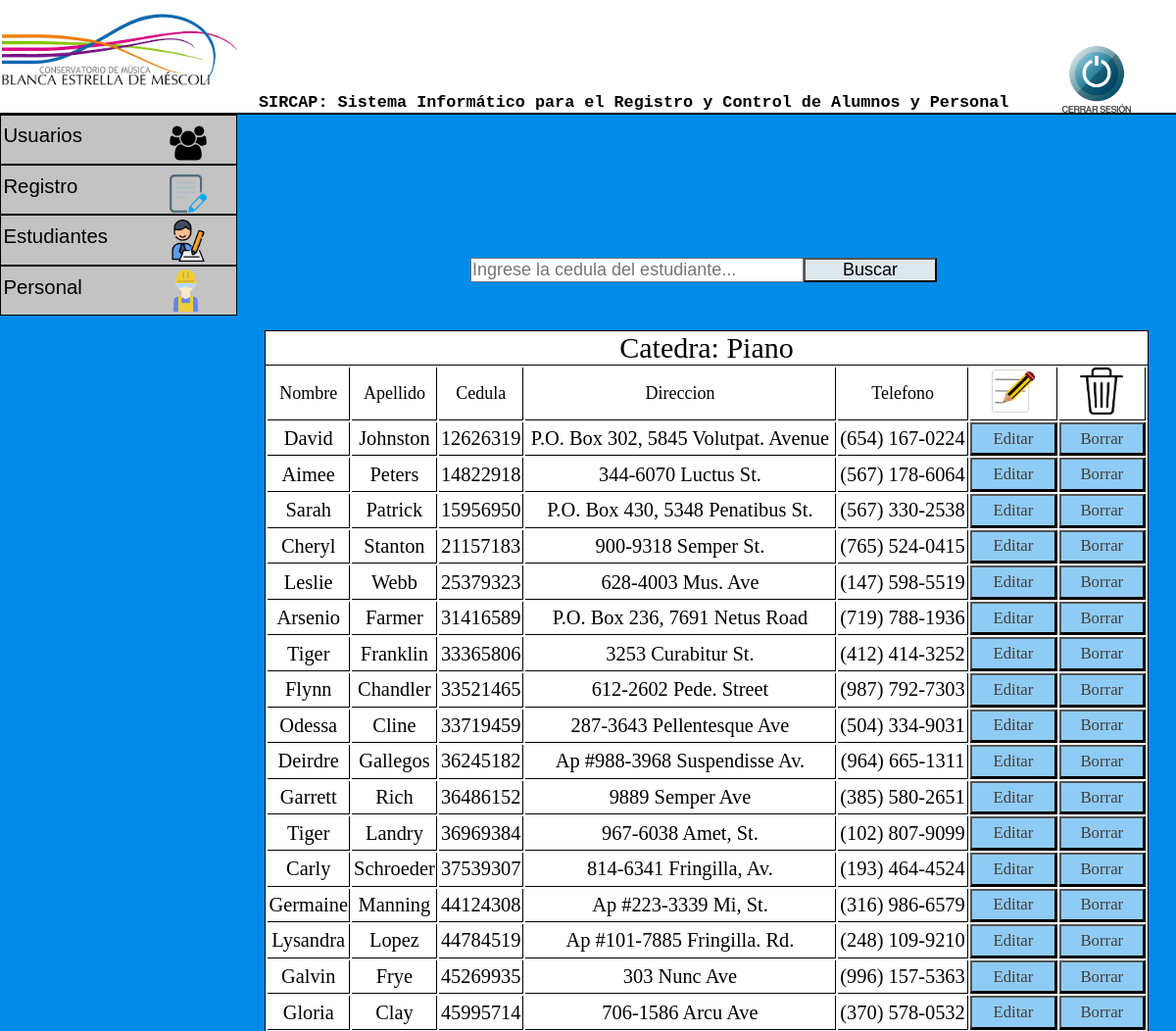
The page /admin/gestion_de_estudiantes/catedraPiano.php (signed in) on the database its author committed.
### tables this page shows
CREATE TABLE `estudiantes` (
  `nombre` varchar(20) NOT NULL,
  `apellido` varchar(20) NOT NULL,
  `cedula` varchar(10) NOT NULL,
  `direccion` varchar(40) NOT NULL,
  `telefono` varchar(20) NOT NULL,
  `catedra` varchar(1) NOT NULL,
  `agrupacion` varchar(1) NOT NULL,
  `formacion` varchar(1) NOT NULL
);

### admin/gestion_de_estudiantes/catedraPiano.php (the view, shortened to what this page needs)
<?php
  include '../../php/conexion.php';
$sql="SELECT nombre,apellido,cedula,direccion,telefono FROM estudiantes WHERE catedra = 4";
$resultado=$conexion->query($sql);
?>
<!DOCTYPE html>
<html lang="es">
<link rel="stylesheet" type="text/css" href="../../css/index.css">
<head>
</head>
<body>
  <header>
    <h2 class="titulo"> SIRCAP: Sistema Informático para el Registro y Control de Alumnos y Personal </h2>
    <img src="../../img/conservatorio logo.png" class="logo">
    <a href="../../php/cierreSesion.php"><img src="../../img/cerrar.png" class="cerrar"></a>
  </header>
  <div id="menu">
    <ul>
      <li><a href="">Usuarios</a> <img id="usuarios" src="../../img/usuarios.png">
      </li>
      <li><a href="">Registro</a> <img id="registro" src="../../img/registro.png">
      </li>
      <li><a href="">Estudiantes<img id="estudiante" src="../../img/estudiante.png"></a>
      </li>
      <li><a href="">Personal<img id="personal" src="../../img/obrero.png"></a>
      </li>
    </ul>
  </div>
<div>
      <form id="busqueda" method="POST" action="../../php/buscarEstudiante.php" name="busqueda" >
          <input id="barraBusqueda" maxlength="8" placeholder="Ingrese la cedula del estudiante..." name="busqueda" size="30" type="text" />
          <button id="botonBusqueda" type="submit" onclick="validacionBusqueda()">Buscar</button>
      </form>
  </div>
  <div class="tablaRegistro">
<table>
    <thead>
      <caption>Catedra: Piano</caption>
          <tr class="tituloTabla">
          <td>Nombre</td>
              <td>Apellido</td>
              <td>Cedula</td>
              <td>Direccion</td>
              <td>Telefono</td>
              <td class="columnaImagen"><img id="editarRegistro" src="../../img/editar.png"></td>
              <td class="columnaImagen"><img id="borrarRegistro" src="../../img/borrar.png"></td>
          </tr>
    </thead>
    <tbody>
        <?php
        while ($row=$resultado->fetch_assoc()) {
            ?>
            <tr>
                <td><?php echo $row['nombre'];?></td>
                <td><?php echo $row['apellido'];?></td>
                <td><?php echo $row['cedula'];?></td>
                <td><?php echo $row['direccion'];?></td>
                <td><?php echo $row['telefono'];?></td>
                <td>
                    <form method="POST" action="../../php/editarEstudiante.php">
                        <button type="submit"> Editar <input type="hidden" name="cedula" value="<?php echo $row['cedula']?>"> </button>
                    </form>
                </td>
                <td>
                    <form method="POST" action="../../php/eliminarEstudiante.php">
                        <button type="submit"> Borrar <input type="hidden" name="cedula" value="<?php echo $row['cedula']?>"> </button>
                    </form>
                </td>
            </tr>
        <?php
        }
        ?>
    </tbody>
</table>
  </div>
</body>
</html>

### css/index.css (style rules this page uses)
* { margin: 0; padding: 0; }
body { background-color: #008BE8; }
.titulo { font-family: Courier, monospace; font-size: 1.4vw; position: absolute; left: 22%; top: 9%; }
.logo { width: 20%; margin-left: 0.2%; }
header { background-color: white; border-bottom: 2px solid; }
.cerrar { position: absolute; left: 90%; top: 4.5%; width: 6.5%; }
#menu ul, li { list-style: none; margin: 0; padding: 0; }
#menu ul { position: relative; z-index: 597; float: left; }
#menu ul li { float: left; min-height: 1px; line-height: 1em; vertical-align: middle; }
#menu ul li { float: none; }
#menu { width: 20%; }
#menu span, #menu a { display: inline-block; font-family: Arial, Helvetica, sans-serif; font-size: 1.7vw; text-decoration: none; }
#menu:after, #menu ul:after { content: ''; display: block; clear: both; }
#menu ul, #menu li { width: 100%; }
#menu li { background: #C3C3C3; border: 1px solid black; }
#menu a { color: black; line-height: 160%; padding: 2% 15% 5% 1%; width: 25%; }
#usuarios { width: 16%; position: absolute; left: 72%; top: 5%; }
#registro { width: 16%; position: absolute; left: 72%; top: 30%; }
#estudiante { width: 18%; position: absolute; left: 71%; top: 52%; }
#personal { width: 18%; position: absolute; left: 70%; top: 77%; }
#usuarios { font-size: 1.5vw; text-align: center; }
#busqueda { position: absolute; left: 40%; top: 25%; }
#barraBusqueda { font-size: 1.5vw; }
#botonBusqueda { font-size: 1.5vw; position: absolute; width: 40%; background-color: #DEE7ED; }
.tablaRegistro { position: absolute; left: 22.5%; top: 32%; background-color: white; border:1px solid black; width: 75%; }
table { width: 100%; height: 15em; }
.tablaRegistro caption { font-size: 2.5vw; text-align: center; border-bottom: 1px solid black }
.tablaRegistro td { border-bottom: 1px solid black; text-align: center; font-size: 1.7vw; border-right: 1px solid black; height: 1.5em; }
.tituloTabla td { font-size: 1.5vw; text-align: center; border-bottom: 1px solid black; border-right: 1px solid black; }
.columnaImagen { width: 10%; }
#editarRegistro { width: 50%; }
#borrarRegistro { width: 50%; }
table form button { font-size: 1.4vw; width: 100%; color: #3F3F3F; height: 2em; background-color: #008BE870; font-family: 'Arial Black'; }

### rows shown on the page
estudiantes: nombre "David", apellido "Johnston", cedula "12626319", direccion "P.O. Box 302, 5845 Volutpat. Avenue", telefono "(654) 167-0224"
estudiantes: nombre "Aimee", apellido "Peters", cedula "14822918", direccion "344-6070 Luctus St.", telefono "(567) 178-6064"
estudiantes: nombre "Sarah", apellido "Patrick", cedula "15956950", direccion "P.O. Box 430, 5348 Penatibus St.", telefono "(567) 330-2538"
estudiantes: nombre "Cheryl", apellido "Stanton", cedula "21157183", direccion "900-9318 Semper St.", telefono "(765) 524-0415"
estudiantes: nombre "Leslie", apellido "Webb", cedula "25379323", direccion "628-4003 Mus. Ave", telefono "(147) 598-5519"
estudiantes: nombre "Arsenio", apellido "Farmer", cedula "31416589", direccion "P.O. Box 236, 7691 Netus Road", telefono "(719) 788-1936"
estudiantes: nombre "Tiger", apellido "Franklin", cedula "33365806", direccion "3253 Curabitur St.", telefono "(412) 414-3252"
estudiantes: nombre "Flynn", apellido "Chandler", cedula "33521465", direccion "612-2602 Pede. Street", telefono "(987) 792-7303"
estudiantes: nombre "Odessa", apellido "Cline", cedula "33719459", direccion "287-3643 Pellentesque Ave", telefono "(504) 334-9031"
estudiantes: nombre "Deirdre", apellido "Gallegos", cedula "36245182", direccion "Ap #988-3968 Suspendisse Av.", telefono "(964) 665-1311"
estudiantes: nombre "Garrett", apellido "Rich", cedula "36486152", direccion "9889 Semper Ave", telefono "(385) 580-2651"
estudiantes: nombre "Tiger", apellido "Landry", cedula "36969384", direccion "967-6038 Amet, St.", telefono "(102) 807-9099"
estudiantes: nombre "Carly", apellido "Schroeder", cedula "37539307", direccion "814-6341 Fringilla, Av.", telefono "(193) 464-4524"
estudiantes: nombre "Germaine", apellido "Manning", cedula "44124308", direccion "Ap #223-3339 Mi, St.", telefono "(316) 986-6579"
estudiantes: nombre "Lysandra", apellido "Lopez", cedula "44784519", direccion "Ap #101-7885 Fringilla. Rd.", telefono "(248) 109-9210"
estudiantes: nombre "Galvin", apellido "Frye", cedula "45269935", direccion "303 Nunc Ave", telefono "(996) 157-5363"
estudiantes: nombre "Gloria", apellido "Clay", cedula "45995714", direccion "706-1586 Arcu Ave", telefono "(370) 578-0532"
